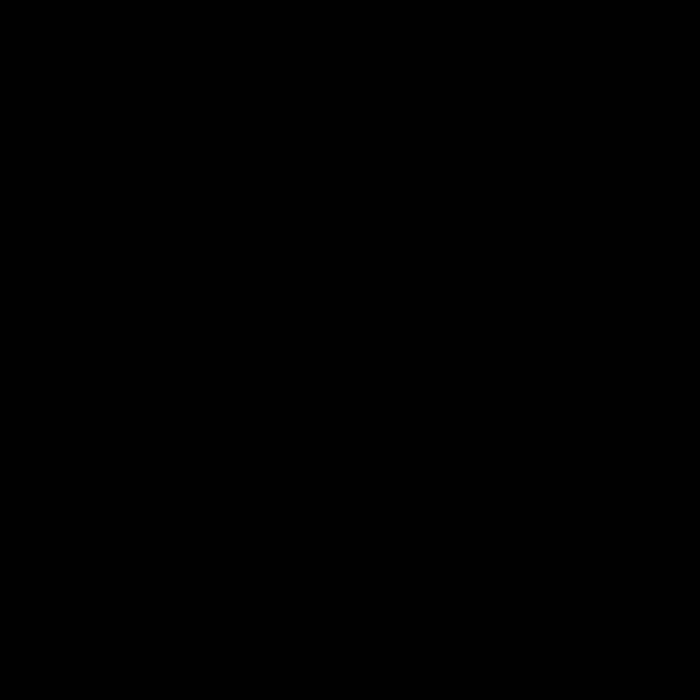
Frame 1 (no input)
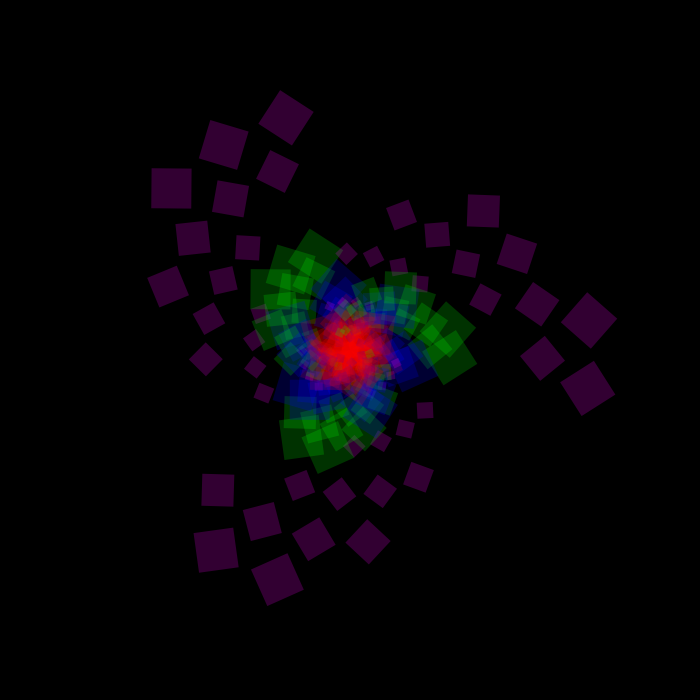
Frame 60 (the mouse pressed at the canvas centre just before this capture)
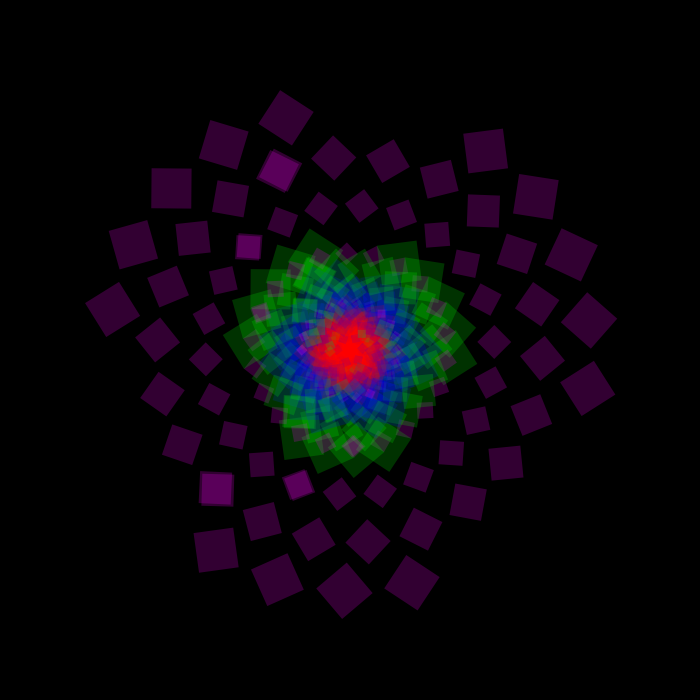
Frame 120 (the mouse held since frame 60 and released just before this capture)

The Processing sketch that drew these frames (run headless with seeded random() and noise(); from frame 60 on, the mouse is pressed at the canvas centre):

// Processing sketch: rgb_pink
// ── rgb_pink.pde
float rot = 0.0;

void setup(){
  size(700,700);
  background(0);
}

void draw(){
  translate(width / 2, height / 2);
  scale(2);
  scale(rot % 1);
  noStroke();
  rotate(PI + rot);
  
  
  fill(255,0,0, 50);
  rect(0, 0, 20, 20);  // Red rectangle
  
  pushMatrix();
  rotate(PI + rot);
  translate(30, 20);
  pushMatrix();
  translate(50,50);
  fill(255,0,255, 50);  
  rect(0, 0, 20, 20);  // Pink rectangle
  popMatrix();
  fill(0,255,0, 50);  
  rect(0, 0, 20, 20);  // Green rectangle
  popMatrix();
  
  
  fill(0,0,255, 50);  
  rect(15, 10, 20, 20);  // Blue rectangle
  
  rot += 0.2;
}
